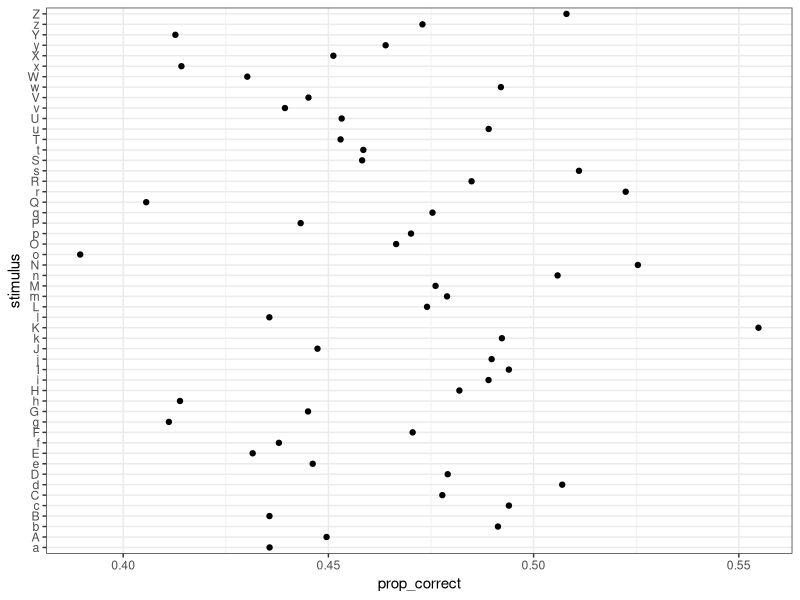
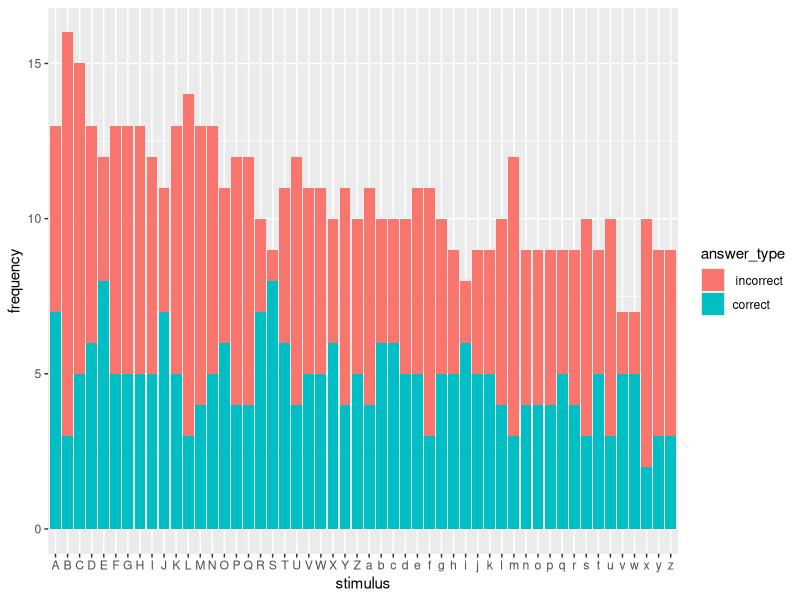
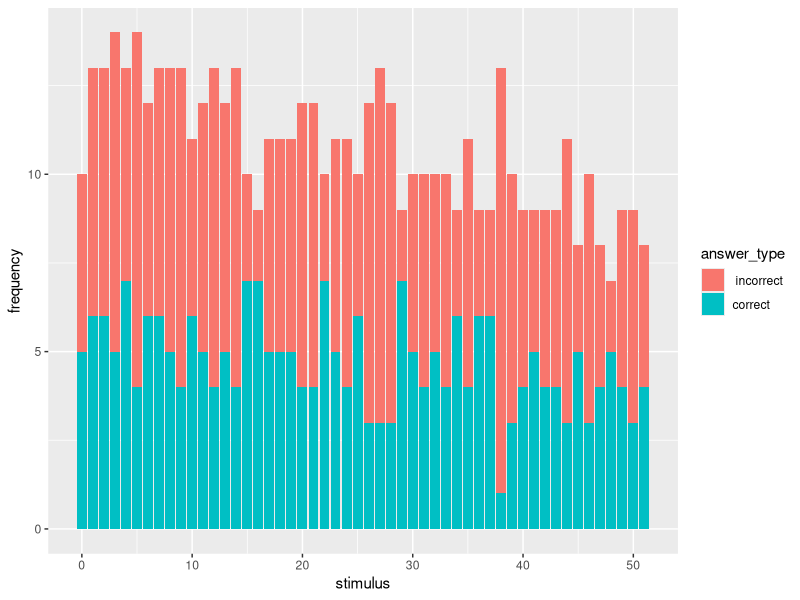
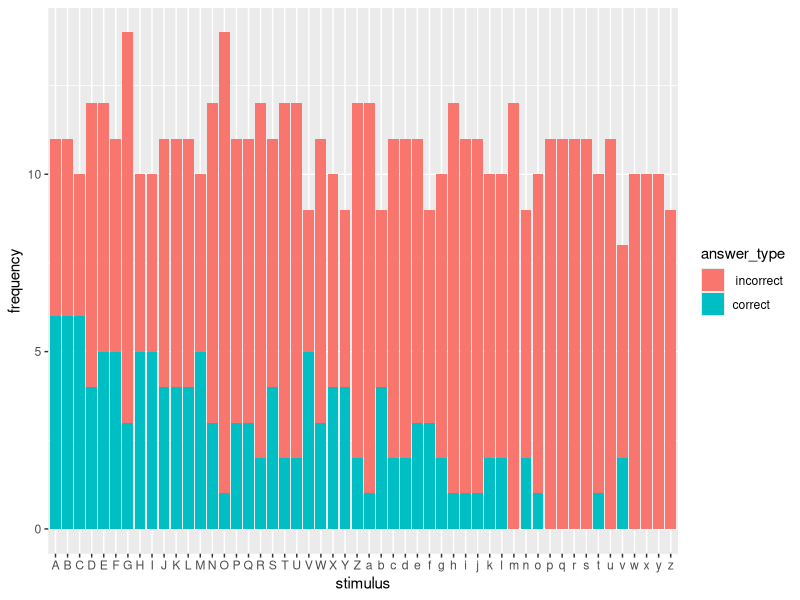
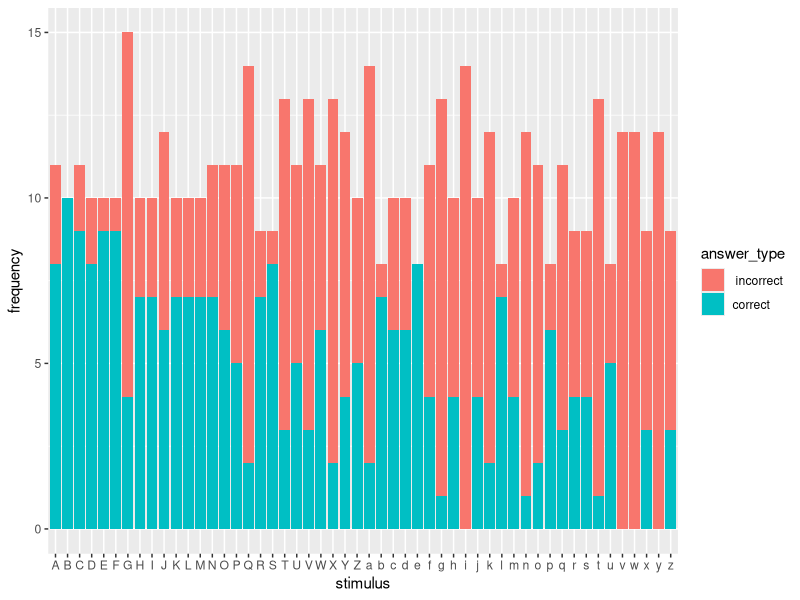

The R source for these figures, in order:
## ---- chunk 1
knitr::opts_chunk$set(echo = TRUE)
require(tidyverse)
## ---- chunk 2
literacy_stim = c(LETTERS, letters)
numeracy_stim = c(1:25, 0, 26:51)

# priority queues (priority scale is arbitrary, but higher = easier)
litQ = data.frame(stim=literacy_stim, priority=seq(length(literacy_stim), 1))
numQ = data.frame(stim=numeracy_stim, priority=seq(length(numeracy_stim), 1))
## ---- chunk 3
CHUNK_SIZE = 8
CHUNK_PRIORITY_INCREASE = .5
CORRECT_PRIORITY_INCREASE = 1
INCORRECT_PRIORITY_INCREASE = .5
CORRECT_PROB_INCREASE = .5 #.05
INCORRECT_PROB_INCREASE = .05 # .01
NUM_TRIALS = 70 * 8 # realistic estimate: 70 trials/5 mins, exposure ~40 mins
MIN_FOILS = 2
MAX_FOILS = 9 # double-check
num_foils = 4 # at the start
## ---- chunk 4

# 1 for chance=1/num_foils; 2 for 2U1D; 3.5 for solid learner
# could model learning if we increase these
lit_prob_correct = rep(1, length(literacy_stim)) 
num_prob_correct = rep(1, length(numeracy_stim)) 
# probs (say, if they get it correct + .1)

simulate_subject <- function(stimuli, prob_correct, num_trials = 100, learning = FALSE) {
  # consider adding NUM_FOILS that changes as we play--changes the probability of correct choice
  
  # track data we want to plot
  stim_dat <- tibble(stimulus = stimuli, 
                     prob_correct = prob_correct,
                     freq = 0, # how many times each stim occurs
                     correct = 0, # if we model learning, track this
                     start_priority = 0, 
                     cur_priority = 0)
  
  # initialize priorities
  pr = 0
  for (i in 1:nrow(stim_dat)) {
    if (i%%CHUNK_SIZE==0) pr = pr + CHUNK_PRIORITY_INCREASE
    pr = pr + 0.01
    stim_dat[i,]$start_priority = pr
    stim_dat[i,]$cur_priority = pr
  }
  
  # pick next easiest, simulate correct or not, update
  prev_correct = F
  for (t in seq(num_trials)) {
    curr_index = which(stim_dat$cur_priority==min(stim_dat$cur_priority)) # find index
    stim_dat[curr_index,]$freq = stim_dat[curr_index,]$freq + 1 # increase frequency count
    
    p = stim_dat[curr_index,]$prob_correct / num_foils 
    if(p>1) p = 1 # can't be >1
    correcto = rbinom(1, 1, p)
    
    if (correcto) {
      stim_dat[curr_index,]$cur_priority = 
        stim_dat[curr_index,]$cur_priority + CORRECT_PRIORITY_INCREASE
      stim_dat[curr_index,]$correct = stim_dat[curr_index,]$correct + 1 # increase correct count
      if(prev_correct & t > 1 & num_foils < MAX_FOILS) num_foils = num_foils + 1
      if (learning == TRUE) {
        stim_dat[curr_index,]$prob_correct =
          stim_dat[curr_index,]$prob_correct + CORRECT_PROB_INCREASE
      }
      prev_correct = T
    } else { # wrong
      # decrease difficulty
      if(num_foils > MIN_FOILS) num_foils = num_foils - 1
      stim_dat[curr_index,]$cur_priority = 
        stim_dat[curr_index,]$cur_priority + INCORRECT_PRIORITY_INCREASE
      if (learning == TRUE) {
        stim_dat[curr_index,]$prob_correct =
          stim_dat[curr_index,]$prob_correct + INCORRECT_PROB_INCREASE
      }
      prev_correct = F
    }
  }
  return(stim_dat)
}
## ---- chunk 5
simulate_experiment <- function(stimuli, prob_correct, num_trials, learning, Nsubj=10) {
  dat <- tibble()
  for(i in 1:Nsubj) {
    s_dat = simulate_subject(stimuli, prob_correct, num_trials = 560, learning = FALSE)
    s_dat$sim = i
    dat <- bind_rows(dat, s_dat)
  }
  return(dat)
}

# test 
e_dat <- simulate_experiment(literacy_stim, lit_prob_correct, 
                 num_trials = NUM_TRIALS, learning = F, Nsubj=20)

# summarise results 
agg <- e_dat %>% group_by(stimulus) %>%
  mutate(prop_correct = correct / freq,
         priority_delta = cur_priority - start_priority) %>%
  summarise(freq = mean(freq), priority_delta = mean(priority_delta),
            prop_correct = mean(prop_correct)) 

agg %>% ggplot(aes(y=stimulus, x=prop_correct)) + 
  geom_point() + theme_bw()
## ---- chunk 6

make_new_correct_table <- function(orig_table) {
  new_table <- tibble(stimulus = orig_table$stimulus, 
                      answer_type = "correct",
                      frequency = orig_table$correct)
  return(new_table)
}

make_new_incorrect_table <- function(orig_table) {
  new_table <- tibble(stimulus = orig_table$stimulus, 
                      answer_type = " incorrect",
                      frequency = orig_table$freq - orig_table$correct)
  return(new_table)
}

make_new_new_table <- function(new_table) {
  new_new_table <- add_row(make_new_incorrect_table(new_table), make_new_correct_table(new_table)) 
  return(new_new_table)
}

## ---- chunk 7
# 1) baseline .5 random model, with no learning

lit_sim_pt5 = simulate_subject(literacy_stim, lit_prob_correct, num_trials = NUM_TRIALS, learning = FALSE)
# View(lit_sim_pt5)
new_lit_sim_pt5_table <- make_new_new_table(lit_sim_pt5)

new_lit_sim_pt5_table$stimulus <- ordered(new_lit_sim_pt5_table$stimulus, levels=c("A", "B", "C", "D", "E", "F", "G", "H", "I", "J", "K", "L", "M", "N", "O", "P", "Q", "R", "S", "T", "U", "V", "W", "X", "Y", "Z", "a", "b", "c", "d", "e", "f", "g", "h", "i", "j", "k", "l", "m", "n", "o", "p", "q", "r", "s", "t", "u", "v", "w", "x", "y","z"))
# View(new_lit_sim_pt5_table)         

lit_sim_pt5_plot <- ggplot(data=new_lit_sim_pt5_table, aes(x=stimulus, y=frequency, fill=answer_type)) + geom_bar(stat="identity")
lit_sim_pt5_plot

num_sim_pt5 = simulate_subject(numeracy_stim, num_prob_correct, num_trials = NUM_TRIALS, learning = FALSE)
# View(num_sim_pt5)
new_num_sim_pt5_table <- make_new_new_table(num_sim_pt5)
num_sim_pt5_plot <- ggplot(data=new_num_sim_pt5_table, aes(x=stimulus, y=frequency, fill=answer_type)) + geom_bar(stat="identity")
num_sim_pt5_plot
## ---- chunk 8
# 2) "realistic": better knowledge of easier stimuli

lit_prob_correct = 1 - seq(.01, 1, 1/length(literacy_stim))
lit_sim_easier <- simulate_subject(literacy_stim, lit_prob_correct, num_trials = NUM_TRIALS, learning = FALSE)
# View(lit_sim_easier)
new_lit_sim_easier_table <- make_new_new_table(lit_sim_easier)
# View(new_lit_sim_easier_table)  
new_lit_sim_easier_table$stimulus <- ordered(new_lit_sim_easier_table$stimulus, levels=c("A", "B", "C", "D", "E", "F", "G", "H", "I", "J", "K", "L", "M", "N", "O", "P", "Q", "R", "S", "T", "U", "V", "W", "X", "Y", "Z", "a", "b", "c", "d", "e", "f", "g", "h", "i", "j", "k", "l", "m", "n", "o", "p", "q", "r", "s", "t", "u", "v", "w", "x", "y","z"))
 #View(new_lit_sim_easier_table)                                         

lit_sim_easier_plot <- ggplot(data=new_lit_sim_easier_table, aes(x=stimulus, y=frequency, fill=answer_type)) + geom_bar(stat="identity")
lit_sim_easier_plot
## ---- chunk 9
# 3) some kind of learning... increase prob_correct as function of freq  (up to 1)
lit_prob_correct = 1 - seq(.01, 1, 1/length(literacy_stim))
lit_sim_learning <- simulate_subject(literacy_stim, lit_prob_correct, num_trials = NUM_TRIALS, learning = TRUE)
# View(lit_sim_learning)
new_lit_sim_learning_table <- make_new_new_table(lit_sim_learning)
# View(new_lit_sim_learning_table)  
new_lit_sim_learning_table$stimulus <- ordered(new_lit_sim_learning_table$stimulus, levels=c("A", "B", "C", "D", "E", "F", "G", "H", "I", "J", "K", "L", "M", "N", "O", "P", "Q", "R", "S", "T", "U", "V", "W", "X", "Y", "Z", "a", "b", "c", "d", "e", "f", "g", "h", "i", "j", "k", "l", "m", "n", "o", "p", "q", "r", "s", "t", "u", "v", "w", "x", "y","z"))
 #View(new_lit_sim_learning_table)                                         

lit_sim_learning_plot <- ggplot(data=new_lit_sim_learning_table, aes(x=stimulus, y=frequency, fill=answer_type)) + geom_bar(stat="identity")
lit_sim_learning_plot

# plot freq, change in priority 


## ---- chunk 10
library(ggplot2)
library(RColorBrewer)
library(ggthemes)

